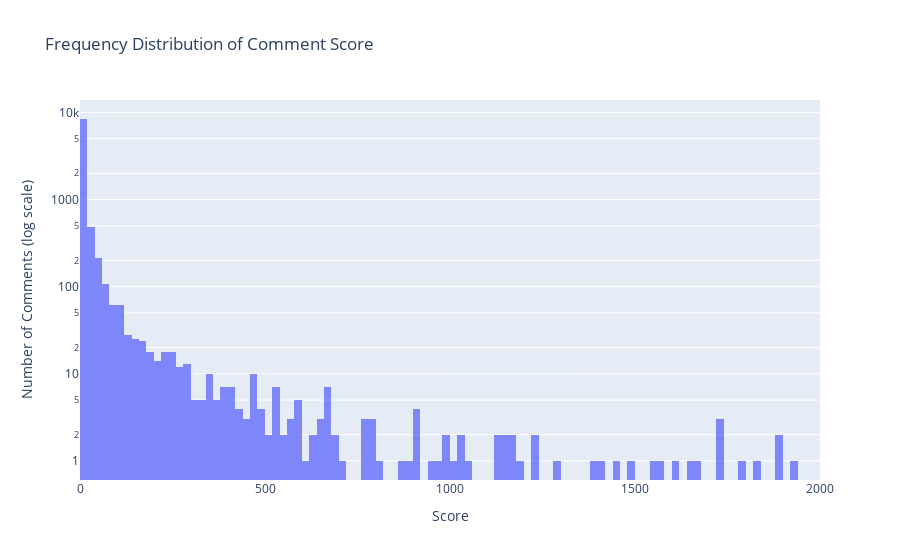

The code cell stored with this chart in its notebook:
### Code cell
comms_score_hist = px.histogram(comments_df,                                
                                x="score",
                                log_y=True,
                                title='Frequency Distribution of Comment Score',
                                opacity=0.8).update_layout(
                                xaxis_title="Score", yaxis_title="Number of Comments (log scale)")
comms_score_hist.update_xaxes(range=[0, 2000])
comms_score_hist.show()
# notify on app that more can be seen because graph was resized to observe data better.

### Figure 1 — Plotly figure (JSON) as saved in the notebook; plotly's stock layout.template omitted (floating-point values rounded to 4 significant figures; data arrays with more than 128 entries replaced by an {"elided": "..."} marker saying what was removed)
{"data": [{"alignmentgroup": "True", "bingroup": "x", "hovertemplate": "score=%{x}<br>count=%{y}<extra></extra>", "legendgroup": "", "marker": {"color": "#636efa", "opacity": 0.8, "pattern": {"shape": ""}}, "name": "", "offsetgroup": "", "orientation": "v", "showlegend": false, "type": "histogram", "x": {"elided": "10056 int values"}, "xaxis": "x", "yaxis": "y"}], "layout": {"barmode": "relative", "legend": {"tracegroupgap": 0}, "title": {"text": "Frequency Distribution of Comment Score"}, "xaxis": {"anchor": "y", "domain": [0, 1], "range": [0, 2000], "title": {"text": "Score"}}, "yaxis": {"anchor": "x", "domain": [0, 1], "title": {"text": "Number of Comments (log scale)"}, "type": "log"}}}
